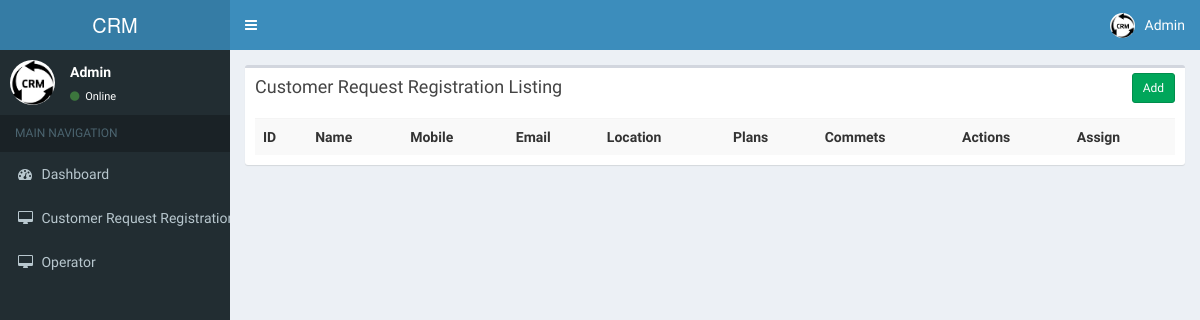
The app's page /index.php/customer_request_registration, older data.
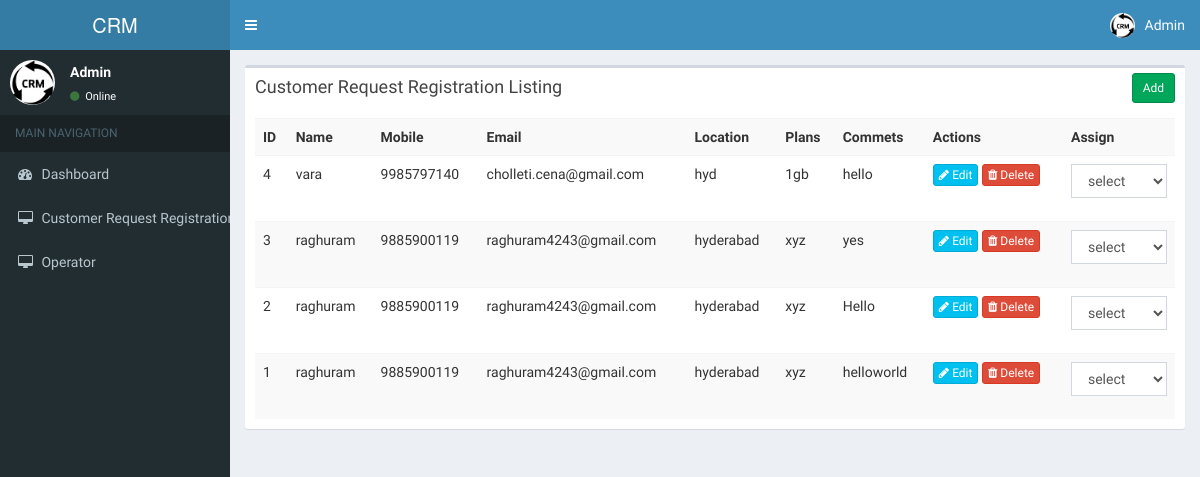
The same page, newer data.
### tables this page shows
CREATE TABLE IF NOT EXISTS `customer_request_registration` (
`id` int(11) NOT NULL,
  `name` varchar(50) NOT NULL,
  `mobile` varchar(11) NOT NULL,
  `email` varchar(90) NOT NULL,
  `location` varchar(100) NOT NULL,
  `plans` varchar(100) NOT NULL,
  `commets` tinytext NOT NULL
);

### application/controllers/Customer_request_registration.php (called while the page is built, shortened)
<?php
class Customer_request_registration extends CI_Controller{
    function __construct()
    {
        $this->load->model('Customer_request_registration_model');
    }
    function index()
    {
        $this->load->model('Operator_model');
        $data['operators'] = $this->Operator_model->get_all_operators();
        $data['customer_request_registration'] = $this->Customer_request_registration_model->get_all_customer_request_registration();
        $data['customer_request_registration'] = $this->Customer_request_registration_model->get_all_customer_request_registration();
        $data['_view'] = 'customer_request_registration/index';
        $this->load->view('layouts/main',$data);
    }
}

### index.php (called while the page is built, shortened)
<?php
require_once BASEPATH.'core/CodeIgniter.php';

### application/models/Customer_request_registration_model.php (called while the page is built, shortened)
<?php
class Customer_request_registration_model extends CI_Model
{
    function get_all_customer_request_registration()
    {
        $this->db->order_by('id', 'desc');
        return $this->db->get('customer_request_registration')->result_array();
    }
}

### application/views/customer_request_registration/index.php (the view, shortened to what this page needs)
<div class="row">
    <div class="col-md-12">
        <div class="box">
            <div class="box-header">
                <h3 class="box-title">Customer Request Registration Listing</h3>
            	<div class="box-tools">
                    <a href="<?php echo site_url('customer_request_registration/add'); ?>" class="btn btn-success btn-sm">Add</a>
                </div>
            </div>
            <div class="box-body">
                <table class="table table-striped">
                    <tr>
						<th>ID</th>
						<th>Name</th>
						<th>Mobile</th>
						<th>Email</th>
						<th>Location</th>
						<th>Plans</th>
						<th>Commets</th>
                        <th>Actions</th>
						<th>Assign</th>
                    </tr>
                    <?php foreach($customer_request_registration as $c){ ?>
                    <tr>
						<td><?php echo $c['id']; ?></td>
						<td><?php echo $c['name']; ?></td>
						<td><?php echo $c['mobile']; ?></td>
						<td><?php echo $c['email']; ?></td>
						<td><?php echo $c['location']; ?></td>
						<td><?php echo $c['plans']; ?></td>
						<td><?php echo $c['commets']; ?></td>
						<td>
                            <a href="<?php echo site_url('customer_request_registration/edit/'.$c['id']); ?>" class="btn btn-info btn-xs"><span class="fa fa-pencil"></span> Edit</a>
                            <a href="<?php echo site_url('customer_request_registration/remove/'.$c['id']); ?>" class="btn btn-danger btn-xs"><span class="fa fa-trash"></span> Delete</a>
                        </td>
                        <td>
                            <?php
                            if($c['operator_id'] =="")
                            {
                            ?>
                                <div class="form-group">
                                    <select name="lco_location" class="form-control assignOperator" id="">
                                        <option value="">select</option>
                                    </select>
                                </div>
                            <?php
                            }
                            else
                            {
                                echo "Assigned";
                            }
                            ?>
                        </td>
                    </tr>
                    <?php } ?>
                </table>
            </div>
        </div>
    </div>
</div>

### application/views/layouts/main.php (shortened to what this page needs)
<!DOCTYPE html>
<html>
    <head>
        <link rel="stylesheet" href="<?php echo site_url('resources/css/bootstrap.min.css');?>">
        <link rel="stylesheet" href="<?php echo site_url('resources/css/font-awesome.min.css');?>">
        <link rel="stylesheet" href="https://cdnjs.cloudflare.com/ajax/libs/ionicons/2.0.1/css/ionicons.min.css">
        <link rel="stylesheet" href="<?php echo site_url('resources/css/bootstrap-datetimepicker.min.css');?>">
        <link rel="stylesheet" href="<?php echo site_url('resources/css/AdminLTE.min.css');?>">
        <link rel="stylesheet" href="<?php echo site_url('resources/css/_all-skins.min.css');?>">
    </head>
    <body class="hold-transition skin-blue sidebar-mini">
        <div class="wrapper">
            <header class="main-header">
                <a href="" class="logo">
                    <span class="logo-lg">CRM</span>
                </a>
                <nav class="navbar navbar-static-top">
                    <a href="#" class="sidebar-toggle" data-toggle="offcanvas" role="button">
                    </a>
                    <div class="navbar-custom-menu">
                        <ul class="nav navbar-nav">
                            <li class="dropdown user user-menu">
                                <a href="#" class="dropdown-toggle" data-toggle="dropdown">
                                    <img src="<?php echo site_url('resources/img/user2-160x160.jpg');?>" class="user-image" alt="User Image">
                                    <span class="hidden-xs">Admin</span>
                                </a>
                            </li>
                        </ul>
                    </div>
                </nav>
            </header>
            <aside class="main-sidebar">
                <section class="sidebar">
                    <div class="user-panel">
                        <div class="pull-left image">
                            <img src="<?php echo site_url('resources/img/user2-160x160.jpg');?>" class="img-circle" alt="User Image">
                        </div>
                        <div class="pull-left info">
                            <p>Admin</p>
                            <a href="#"><i class="fa fa-circle text-success"></i> Online</a>
                        </div>
                    </div>
                    <ul class="sidebar-menu">
                        <li class="header">MAIN NAVIGATION</li>
                        <li>
                            <a href="<?php echo site_url();?>customer_request_registration/index">
                                <i class="fa fa-dashboard"></i> <span>Dashboard</span>
                            </a>
                        </li>
						<li>
                            <a href="#">
                                <i class="fa fa-desktop"></i> <span>Customer Request Registration</span>
                            </a>
                            <li>
                            <a href="#">
                                <i class="fa fa-desktop"></i> <span>Operator</span>
                            </a>
                        </li>
                        </li>
                    </ul>
                </section>
            </aside>
            <div class="content-wrapper">
                <section class="content">
                    <?php
                    if(isset($_view) && $_view)
                        $this->load->view($_view);
                    ?>
                </section>
            </div>
        </div>
    </body>
</html>

Row changes from the older to the newer data that the page shows:
added customer_request_registration: id "4", name "vara", mobile "9985797140", email "cholleti.cena@gmail.com", location "hyd", plans "1gb", commets "hello"
added customer_request_registration: id "3", name "raghuram", mobile "9885900119", email "raghuram4243@gmail.com", location "hyderabad", plans "xyz", commets "yes"
added customer_request_registration: id "2", name "raghuram", mobile "9885900119", email "raghuram4243@gmail.com", location "hyderabad", plans "xyz", commets "Hello"
added customer_request_registration: id "1", name "raghuram", mobile "9885900119", email "raghuram4243@gmail.com", location "hyderabad", plans "xyz", commets "helloworld"
